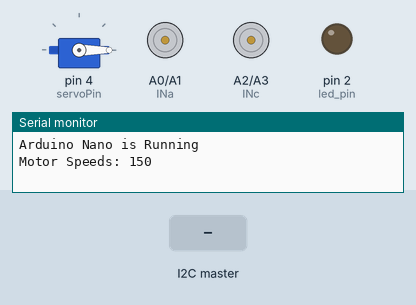
Bench run of a sketch on a simulated Arduino Nano, built with avr-gcc and run on an emulated ATmega328P. Shown: servo, motor-driver pin pairs drawn as motors (green arrow = first pin HIGH = forward, orange = second pin HIGH = backward, longer = more drive, scaled by the enable pin), output pins drawn as LEDs (lit = HIGH), the last lines printed to the serial monitor. Inputs (shaded band) come from the test bench.

Above: at 1.2 s.
1.3 s: the I2C master sends the byte 2
At 2.5 s:
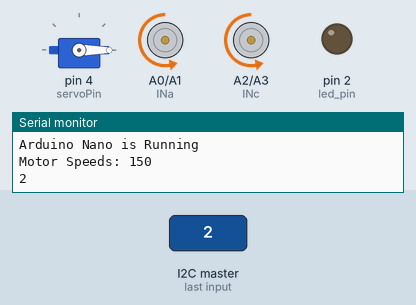
2.8 s: the I2C master sends the byte 1
At 3.7 s:
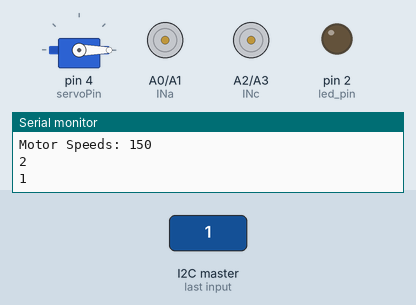
Timing chart, 0 to 5.8 s (numbered marks = the images above; inputs shaded):
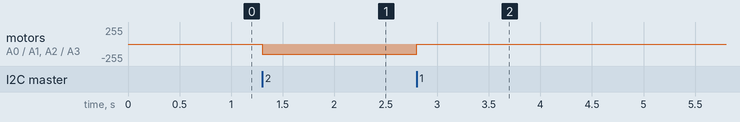

The sketch:

Arduino_code.ino
```cpp
#include <Wire.h>
#define I2C_SLAVE_ADDR 0x08  // 4 in hexadecimal
int led_pin = 2;
void close_to_wall();
void goBackwards();

#include <Servo.h>  //include the servo library
#define servoPin 4
Servo myservo;        // create servo object to control a servo
float steeringAngle;  // variable to store the servo position

#define enA 5  //EnableA command line - should be a PWM pin
#define enB 6  //EnableB command line - should be a PWM pin

//name the motor control pins - replace the CHANGEME with your pin number, digital pins do not need the 'D' prefix whereas analogue pins need the 'A' prefix
#define INa A0  //Channel A direction
#define INb A1  //Channel A direction
#define INc A2  //Channel B direction
#define INd A3  //Channel B direction

byte speedSetting = 0;  //initial speed = 0
byte speedLeft = 0;
byte speedRight = 0;

int check_close_to_wall=0;

void setup() {
  Wire.begin(I2C_SLAVE_ADDR);    // join i2c bus #4 - on the Arduino NANO the default I2C pins are A4 (SDA), A5 (SCL)
  Wire.onReceive(receiveEvent);  // register event
  Serial.begin(9600);            // start serial for output
  pinMode(led_pin, OUTPUT);

  myservo.attach(servoPin);  //attach our servo object to pin D4
  //the Servo library takes care of defining the PinMode declaration (libraries/Servo/src/avr/Servo.cpp line 240)

  //configure the motor control pins as outputs
  pinMode(INa, OUTPUT);
  pinMode(INb, OUTPUT);
  pinMode(INc, OUTPUT);
  pinMode(INd, OUTPUT);
  pinMode(enA, OUTPUT);
  pinMode(enB, OUTPUT);

  //initialise serial communication
  Serial.begin(9600);
  Serial.println("Arduino Nano is Running");  //sanity check

  speedSetting = 150;
  motors(speedSetting, speedSetting);  //make a call to the "motors" function and provide it with a value for each of the 2 motors - can be different for each motor - using same value here for expedience
  Serial.print("Motor Speeds: ");
  Serial.println(speedSetting);

  myservo.write(-20);
}

void receiveEvent() {

  check_close_to_wall = Wire.read();
  Serial.println(check_close_to_wall);
}

void goBackwardsFunction() {
  goBackwards();
}

void loop() {

  if (check_close_to_wall == 2) {  // remove int typecast and use == operator
    goBackwards();

  }
  else if (check_close_to_wall == 1){
    stopMotors();
  }

}


// function to clear the I2C buffer
void emptyBuffer(void) {
  Serial.println("Error: I2C Byte Size Mismatch");
  while (Wire.available()) {
    Wire.read();
  }
}

void close_to_wall() {
  Serial.println("works to here");
  stopMotors();
  delay(1000);
}

void motors(int leftSpeed, int rightSpeed) {
  //set individual motor speed
  //direction is set separately

  analogWrite(enA, leftSpeed);
  analogWrite(enB, rightSpeed);
}

void moveSteering() {
  //you may need to change the maximum and minimum servo angle to have the largest steering motion
  int maxAngle = 120;
  int minAngle = -2;
  myservo.write(0);
  for (steeringAngle = minAngle; steeringAngle <= maxAngle; steeringAngle += 1) {  //goes from minAngle to maxAngle (degrees)
    //in steps of 1 degree
    myservo.write(steeringAngle);  //tell servo to go to position in variable 'steeringAngle'
    delay(15);                     //waits 15ms for the servo to reach the position
  }
  for (steeringAngle = maxAngle; steeringAngle >= minAngle; steeringAngle -= 1) {  // goes from maxAngle to minAngle (degrees)
    myservo.write(steeringAngle);                                                  //tell servo to go to position in variable 'steeringAngle'
    delay(15);                                                                     //waits 15 ms for the servo to reach the position
  }
  myservo.write(40);
}

void parking(){
  //FOrward for one second
  goForwards();
  delay(1000);

  //180 degree turn
  goAntiClockwise();
  delay(2000);

  //Go back until 10cm
  do{
    goBackwards();
  }while(check_close_to_wall !=1);
//90 degree turn
  goClockwise();
  delay(2000);
//go backwards until wall
  do{
    goBackwards();
  }while(check_close_to_wall !=1);

  return 0;


}


void goBackwards() {
  digitalWrite(INa, LOW);
  digitalWrite(INb, HIGH);
  digitalWrite(INc, LOW);
  digitalWrite(INd, HIGH);
}

void goForwards() {
  digitalWrite(INa, HIGH);
  digitalWrite(INb, LOW);
  digitalWrite(INc, HIGH);
  digitalWrite(INd, LOW);
}

void goClockwise() {
  digitalWrite(INa, HIGH);
  digitalWrite(INb, LOW);
  digitalWrite(INc, LOW);
  digitalWrite(INd, HIGH);
}

void goAntiClockwise() {
  digitalWrite(INa, LOW);
  digitalWrite(INb, HIGH);
  digitalWrite(INc, HIGH);
  digitalWrite(INd, LOW);
}

void stopMotors() {
  digitalWrite(INa, LOW);
  digitalWrite(INb, LOW);
  digitalWrite(INc, LOW);
  digitalWrite(INd, LOW);
}
```

Measured:
- after the input at 1.3 s, motor on A0 (INa) / A1 (INb), motor on A2 (INc) / A3 (INd): stopped → backward 150/255 at once
- after the input at 2.8 s, motor on A0 (INa) / A1 (INb), motor on A2 (INc) / A3 (INd): backward 150/255 → stopped at once
